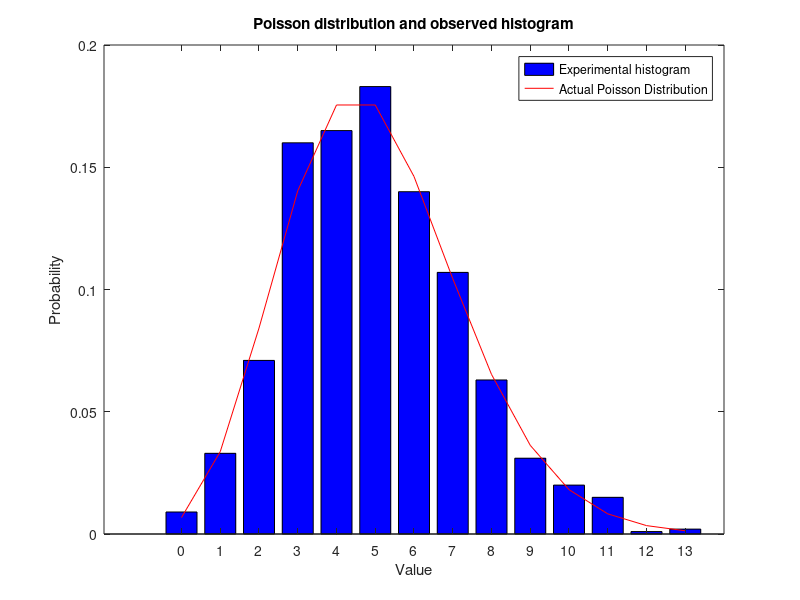

Recreate this plot in MATLAB.
%homework4
%1. Random variables
vector=5*randn(500,1)+2;
meanofvector=mean(vector)
stdofvector=std(vector)
%3. Histogram.	
a=poissrnd(5,[1000,1]);
x=0:max(a);
[counts,centers]=hist(a,x);
sumcounts=sum(counts);
counts=counts./sumcounts;
bar(centers,counts,'b');
hold on
y=poisspdf(centers,5);
plot(centers,y,'r');
xlabel('Value');
ylabel('Probability');
title('Poisson distribution and observed histogram');
legend('Experimental histogram','Actual Poisson Distribution');
%4. Practice with cells
c={'Joe','Smith',30000;'Sarah','Brown',150000;'Pat','Jackson',120000};
disp(c);
 c(2,2)={'Meyers'};
 disp(c);
 c(3,3)={170000};
 disp(c);